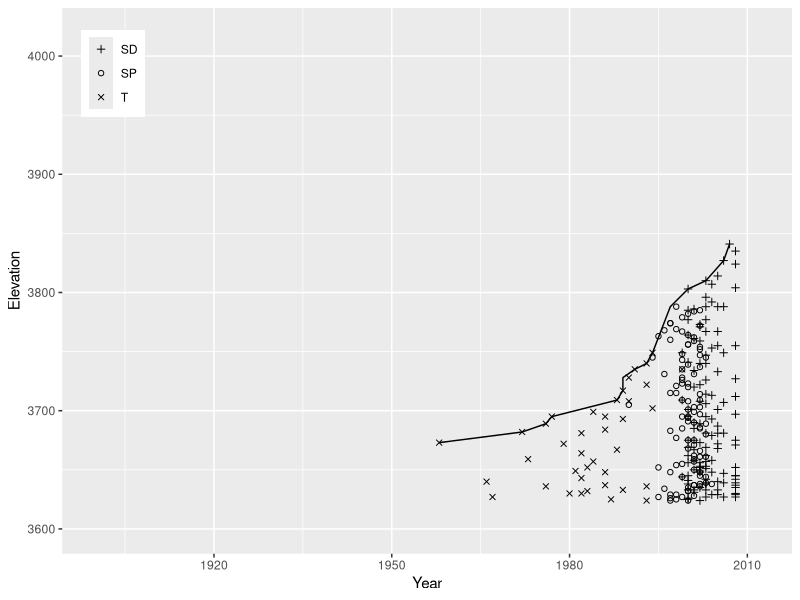
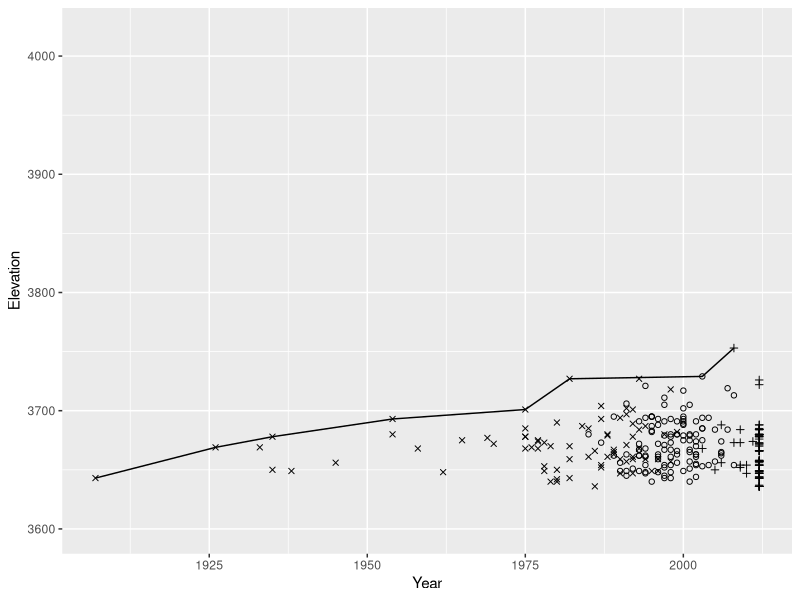
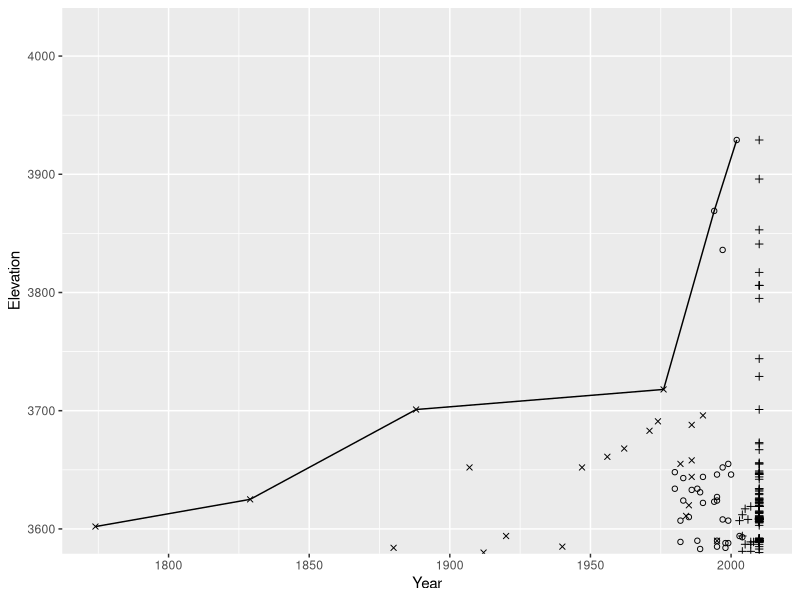
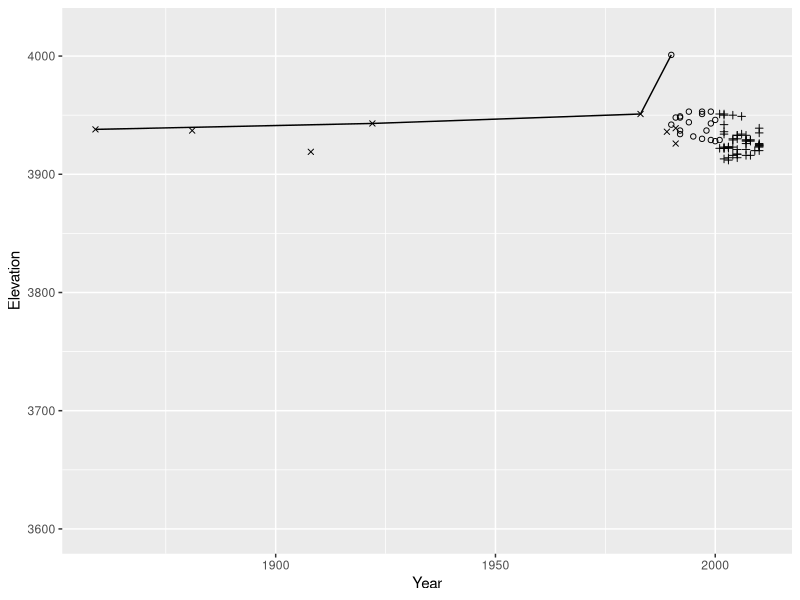

The R script that drew these images, in order: (Note: this script raises an error after producing the figures.)
setwd ("/Users/madanksuwal/Documents/Bio302/AbiesMS/DataFiles")
#### Figure 2. shift after 1900 ####
library(ggplot2)
           
mca1.df<-read.csv('mca1.csv', header=T, sep=',')
head(mca1.df)
climb.mca1<-read.table('climb mca1.csv',header=T,sep=',')
#### MCA1 plot ####

p1<- ggplot(climb.mca1, aes(year, elev1), xlim=c(1900, 2012))+
  scale_x_continuous(limits = c(1900, 2012))+
  scale_y_continuous(limits = c(3600, 4020))+
  geom_line(aes (year, elev1), climb.mca1, show.legend = FALSE)+
  geom_point(data=mca1.df,aes( year, elev, group=type, shape=as.factor(type)))+
  labs(x="Year", y="Elevation")+
  scale_shape_manual(values=c("SD"=3,"SP"=1,"T"=4)) +
  theme(legend.position = c(0.07, 0.88), legend.title=element_blank() )
print(p1)

#### MCA -2  plot ####
mca2.df<-read.csv('mca2.csv', header=T, sep=',')
mca2.df<- na.omit(mca2.df)
climb.mca2<-read.csv('climb mca2.csv',header=T,sep=',')
climb.mca2<- na.omit(climb.mca2)
p2<- ggplot(climb.mca2, aes(year, elev1))+
  geom_line(aes (year, elev1), climb.mca2, show.legend = FALSE)+
  geom_point(data=mca2.df,aes( year, elev, group=type, shape=as.factor(type)))+
  coord_cartesian(xlim=c(1900, 2012))+
  coord_cartesian(ylim=c(3600,4020)) +
  labs(x="Year", y="Elevation")+
  scale_shape_manual(values=c("seedling"=3,"sapling"=1,"tree"=4)) +
  theme(legend.position="none")
  #theme(legend.position = c(0.07, 0.85), legend.title=element_blank() )
print(p2)

#### MCA -3  plot ####
mca3.df<-read.csv('mca3.csv', header=T, sep=',')
mca3.df<-na.omit(mca3.df)
climb.mca3<-read.csv('climb mca3.csv',header=T,sep=',')
climb.mca3<-na.omit(climb.mca3)
p3<- ggplot(climb.mca3, aes(year, elev1))+
  geom_line(aes (year, elev1), climb.mca3, show.legend = FALSE)+
  geom_point(data=mca3.df,aes( year, elev, group=type, shape=as.factor(type)))+
  coord_cartesian(xlim=c(1900, 2012))+
  coord_cartesian(ylim=c(3600,4020)) +
  labs(x="Year", y="Elevation")+
  scale_shape_manual(values=c("seedling"=3,"sapling"=1,"tree"=4)) +
  theme(legend.position="none")
  #theme(legend.position = c(0.07, 0.85), legend.title=element_blank() )
print(p3)

#### GCA -1 plot ####
gca1.df<-read.csv('gca1.csv', header=T, sep=',')
climb.gca1<-read.csv('climb gca1.csv',header=T,sep=',')
p4<- ggplot(climb.gca1, aes(year, elev1))+
  geom_line(aes (year, elev1), climb.gca1, show.legend = FALSE)+
  geom_point(data=gca1.df,aes( year, elev, group=type, shape=as.factor(type)))+
  coord_cartesian(xlim=c(1900, 2012))+
  coord_cartesian(ylim=c(3600,4020)) +
  labs(x="Year", y="Elevation")+
  scale_shape_manual(values=c("seedling"=3,"sapling"=1,"tree"=4)) +
  theme(legend.position="none")
  #theme(legend.position = c(0.07, 0.85), legend.title=element_blank() )
print(p4)

multiplot(p1, p2, p3, p4, cols=2)


### multiplot function 
# Multiple plot function
#
# ggplot objects can be passed in ..., or to plotlist (as a list of ggplot objects)
# - cols:   Number of columns in layout
# - layout: A matrix specifying the layout. If present, 'cols' is ignored.
#
# If the layout is something like matrix(c(1,2,3,3), nrow=2, byrow=TRUE),
# then plot 1 will go in the upper left, 2 will go in the upper right, and
# 3 will go all the way across the bottom.
#
multiplot <- function(..., plotlist=NULL, file, cols=1, layout=NULL) {
  library(grid)
  
  # Make a list from the ... arguments and plotlist
  plots <- c(list(...), plotlist)
  
  numPlots = length(plots)
  
  # If layout is NULL, then use 'cols' to determine layout
  if (is.null(layout)) {
    # Make the panel
    # ncol: Number of columns of plots
    # nrow: Number of rows needed, calculated from # of cols
    layout <- matrix(seq(1, cols * ceiling(numPlots/cols)),
                     ncol = cols, nrow = ceiling(numPlots/cols))
  }
  
  if (numPlots==1) {
    print(plots[[1]])
    
  } else {
    # Set up the page
    grid.newpage()
    pushViewport(viewport(layout = grid.layout(nrow(layout), ncol(layout))))
    
    # Make each plot, in the correct location
    for (i in 1:numPlots) {
      # Get the i,j matrix positions of the regions that contain this subplot
      matchidx <- as.data.frame(which(layout == i, arr.ind = TRUE))
      
      print(plots[[i]], vp = viewport(layout.pos.row = matchidx$row,
                                      layout.pos.col = matchidx$col))
    }
  }
}